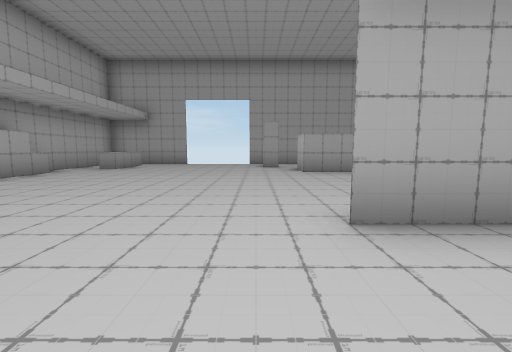
view 1 (above)

12 first-person views from a walk through a scene from a Unity 3-D project. The camera is 1.2 m above the floor, tilts 6° down and sees 90° across. The floor is counted in squares, 2 m on a side. Each view is taken from the middle of a square. On the plan, view 1 faces up. The plan holds only what a view shows up to about 9 squares ahead; the rest is blank.

view 2
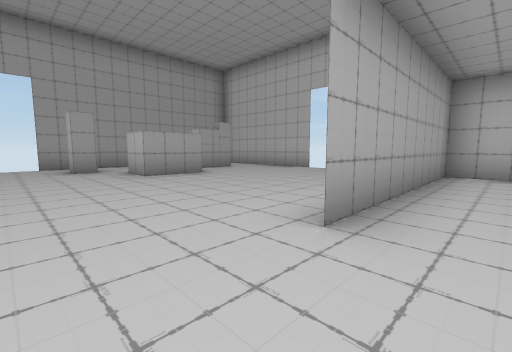

view 3
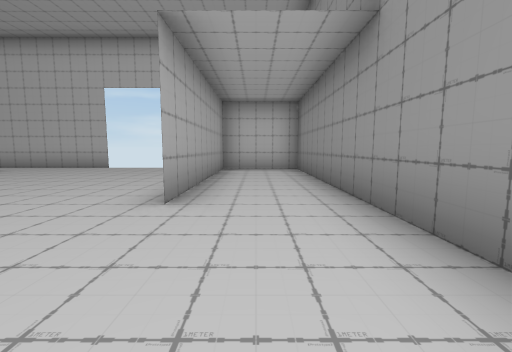

view 4
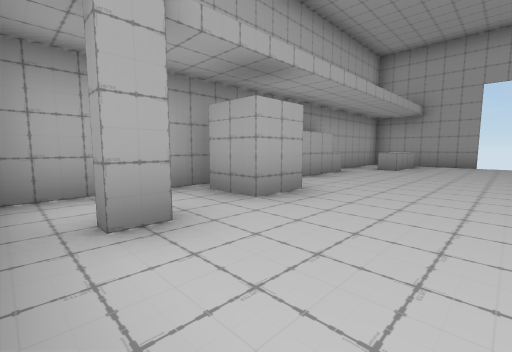

view 5
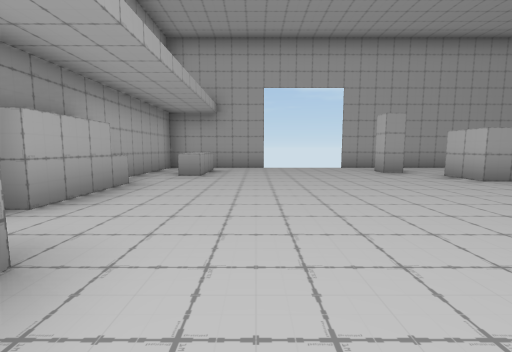

view 6
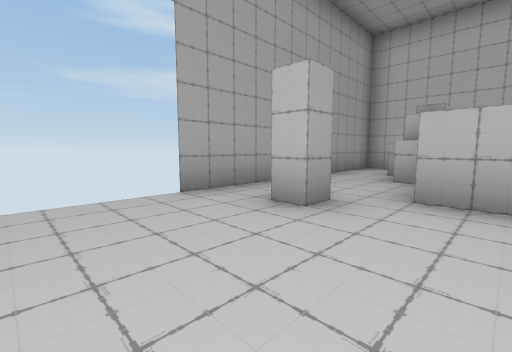

view 7
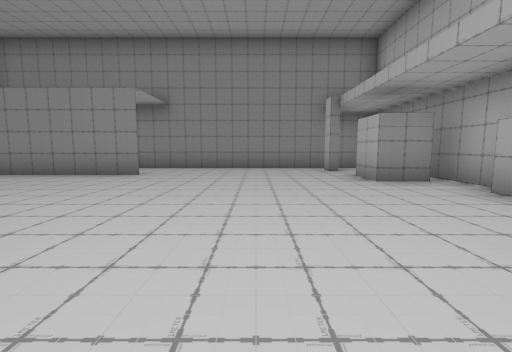

view 8
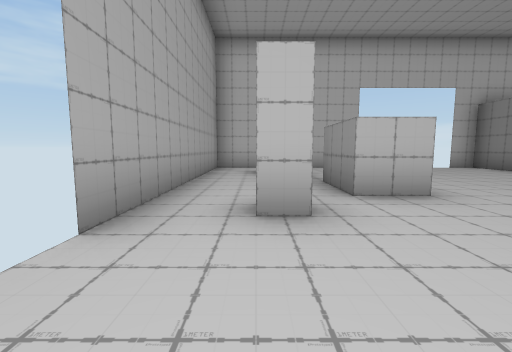

view 9
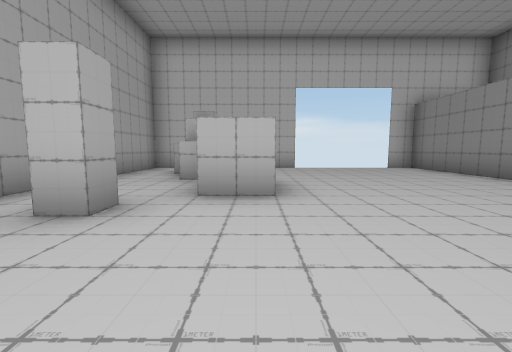

view 10
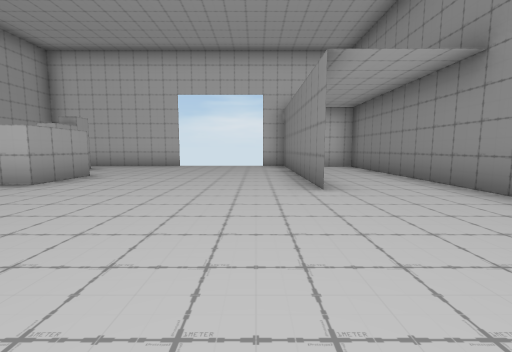

view 11
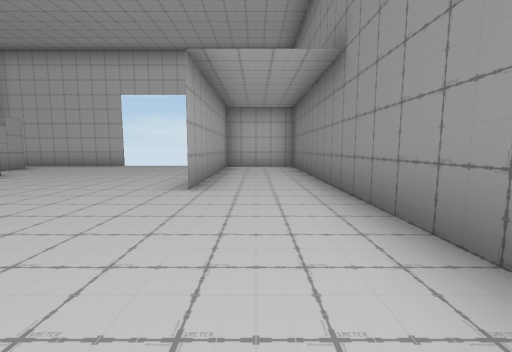

view 12
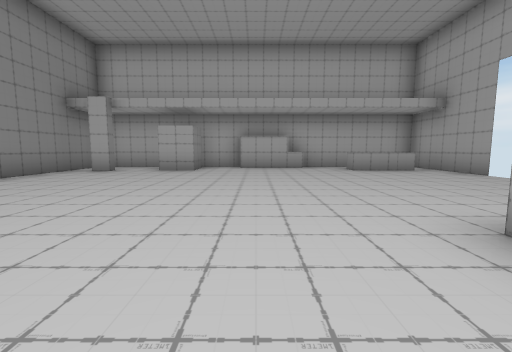

### Floor plan
Points are (right, up) in squares from view 1. A wall is a line through its corners. A room is listed if a view was taken in it or the views show most of it. See-through windows are left out.
Room 1 (views 1, 2, 3, 4, 5, 6, 7, 8, 9, 10, 11, 12)
walls: (0.6, 2) (6.3, 2) (6.3, 2.8); (2.9, 6.7) (1.3, 6.7) (1.3, 7.7) (2.8, 7.7); (0.9, 8.5) (0.3, 8.5) (0.3, 9); (-5.2, 6.5) (-5.2, 4.5); (-4, 1.1) (-4, 0.5); (4.8, 8) (3.5, 8); (-5.4, 3.3) (-4.2, 3.3) (-4.2, 2.3) (-5.2, 2.3); (-5.7, 4.5) (-5.7, -0.1); (-2.9, 10.2) (-5.7, 10.2) (-5.7, 6); (6.3, 5.9) (6.3, 10.2) (-0.1, 10.2); (-5.2, -0.3) (5.8, -0.3) (5.8, 2) (0.8, 2)
low walls: (-4.2, 9.6) (-4.2, 7.9)

Positions as (right, up) in squares from view 1, and headings:
1: (0, 0), facing up
2: (-1, 1), facing up-right
3: (-2, 1), facing right
4: (-2, 0), facing up-left
5: (-3, 2), facing up
6: (-2, 7), facing up-right
7: (-2, 8), facing down
8: (-2, 9), facing right
9: (-2, 7), facing right
10: (-3, 3), facing right
11: (-3, 1), facing right
12: (3, 5), facing left
